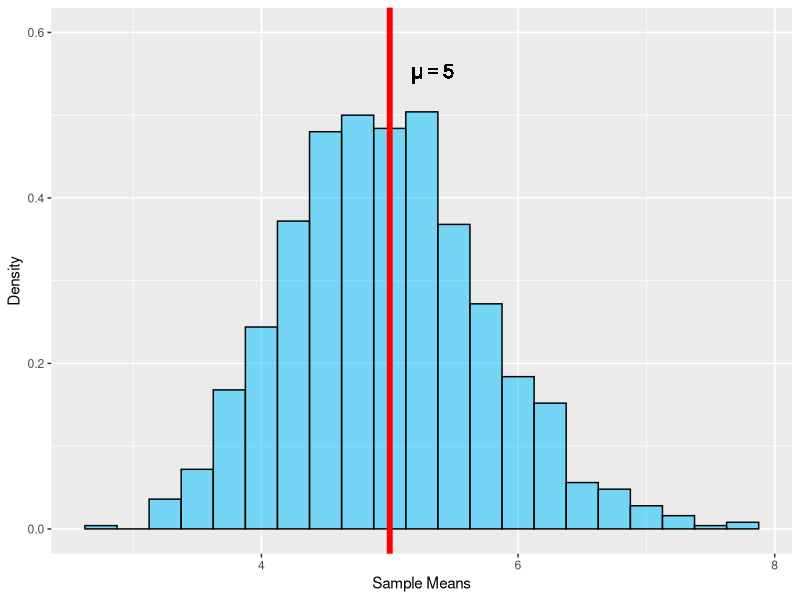
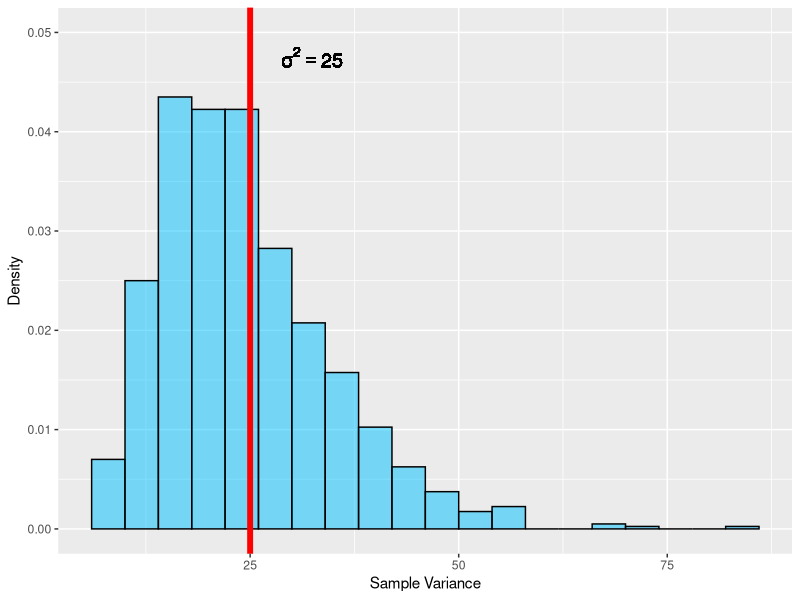
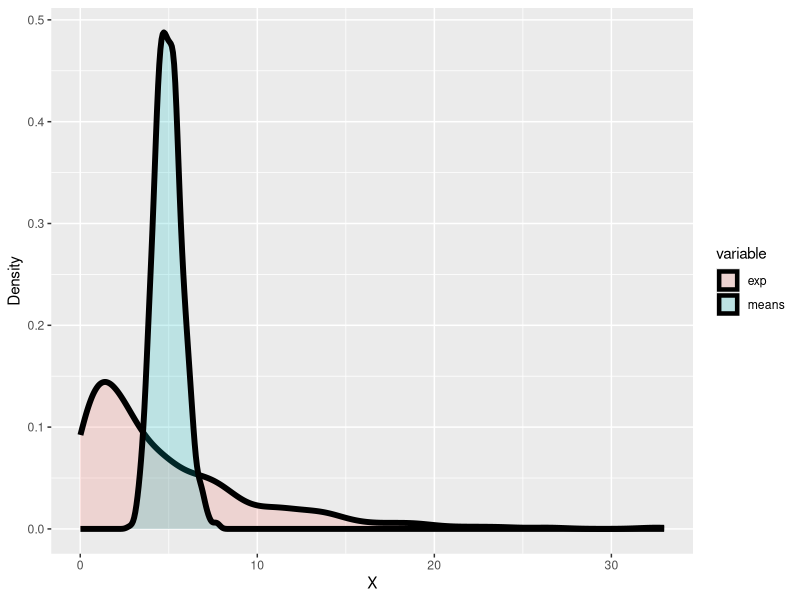
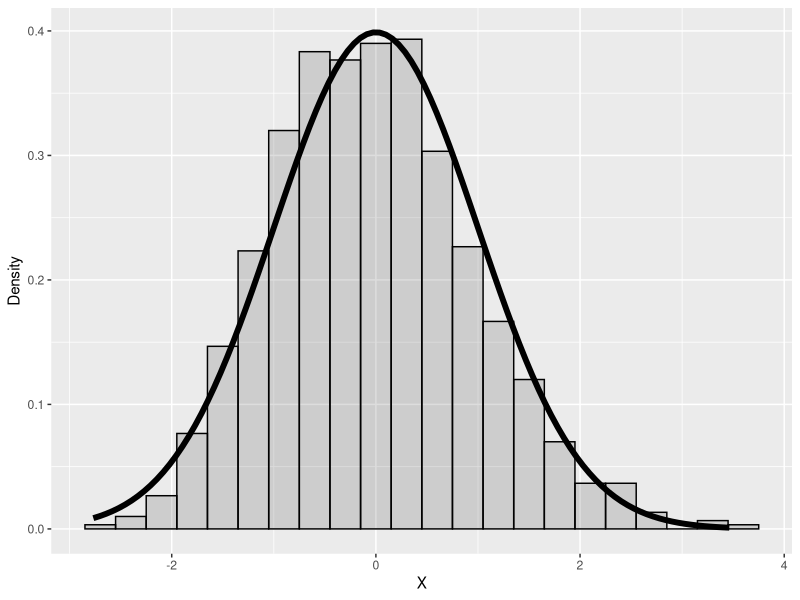
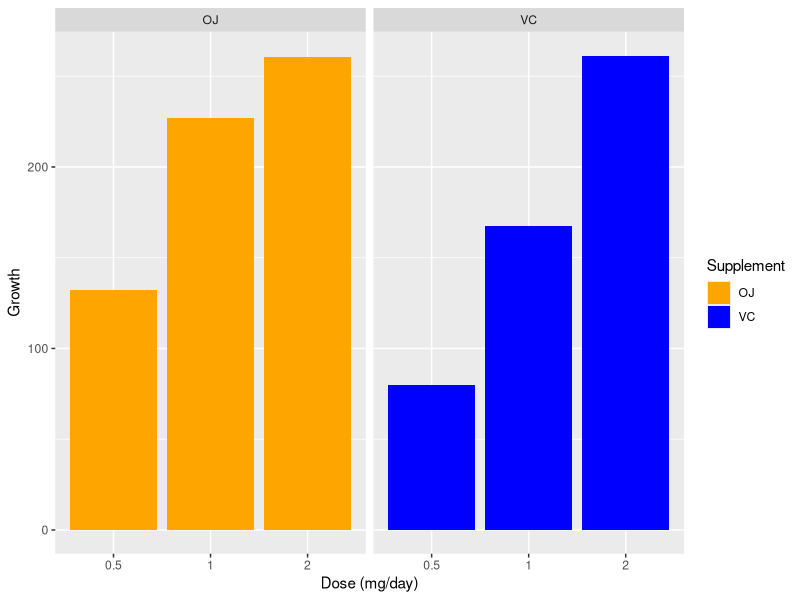

Write R code to recreate these figures, in order.
## ---- chunk 1
set.seed(1234)
lambda <- 0.2
n <- 40
nosim <- 1000
expMatrix <- matrix(rexp(n*nosim, rate = lambda), nrow = nosim)
mns <- apply(expMatrix, 1, mean)
sds <- apply(expMatrix, 1, sd)
## ---- chunk 2
library(ggplot2)
## Create a density histogram for the mean data
g <- ggplot(data.frame(mns = mns), aes(x = mns)) + geom_histogram(aes(y = ..density..), colour = "black", fill = "deepskyblue1", binwidth = 0.25, alpha = 0.5) + ylim(0,0.6) + labs(x = "Sample Means", y = "Density")
## add a vertical line at the theoretical mean = 5
g <- g + geom_vline(xintercept = 5, colour = "red", size = 2) + 
    geom_text(aes(x = 5, y = 0.55), label = expression(mu==5), hjust = -0.5, size = 5)
g
## ---- chunk 3
## create a density histogram for the variance data
g2 <- ggplot(data.frame(var = sds ^ 2), aes(x = var)) + geom_histogram(aes(y = ..density..), colour = "black", fill = "deepskyblue1", binwidth = 4, alpha = 0.5)  + labs(x = "Sample Variance", y = "Density") + ylim(0, 0.05)
## add a vertical line at the theoretical variance = 25
g2 <- g2 + geom_vline(xintercept = 25, colour = "red", size = 2) + 
    geom_text(aes(x = 25, y = 0.0475), label = expression(sigma^{2}==25), hjust = -0.5, size = 5)
g2
## ---- chunk 4
library(reshape2)
df <- data.frame(exp = rexp(nosim, lambda), means = mns)
df <- melt(df)
g3 <- ggplot(df, aes(x = value, fill = variable)) + geom_density(alpha = 0.2, size = 2) + labs(x = "X", y = "Density")
g3
## ---- chunk 5
# normalise the data using variables from the population
cltFunc = function(x, n) sqrt(n) * (mean(x) - 5) / 5
df2 <- data.frame(x = apply(expMatrix, 1, cltFunc, 40))
g4 <- ggplot(df2, aes(x = x)) + geom_histogram(aes(y = ..density..), alpha = 0.2, binwidth = 0.3, colour = "black") + labs(x = "X", y = "Density")
g4 <- g4 + stat_function(fun = dnorm, size = 2)
g4
## ---- chunk 6
library(datasets)
data("ToothGrowth")
str(ToothGrowth)
## ---- chunk 7
library(dplyr)
sumTG <- ToothGrowth %>% group_by(supp, dose) %>% summarise(Growth = sum(len))
g5 <- ggplot(sumTG, aes(x = as.factor(dose), y = Growth, fill = supp)) + geom_bar(stat = "identity")
g5 <- g5 + facet_grid(. ~ supp) + 
    scale_fill_manual(values = c("orange", "blue")) + 
    labs(x = "Dose (mg/day)", y = "Growth", fill = "Supplement")
g5
## ---- chunk 8
g1 <- filter(ToothGrowth, supp == "OJ")$len
g2 <- filter(ToothGrowth, supp == "VC")$len
t.test(g1, g2, paired = FALSE, var.equal = FALSE)$p.value
t.test(g1, g2, paired = FALSE, var.equal = FALSE)$conf.int
## ---- chunk 9
# split the 0.5mg and 1mg doses from the 2mg dose
lowDose1 <- g1[1:20]
lowDose2 <- g2[1:20]
t.test(lowDose1, lowDose2, paired = FALSE, var.equal = FALSE)$p.value
t.test(lowDose1, lowDose2, paired = FALSE, var.equal = FALSE)$conf
# test the 2mg dose group
highDose1 <- g1[21:30]
highDose2 <- g2[21:30]
t.test(highDose1, highDose2, paired = FALSE, var.equal = FALSE)$p.value
t.test(highDose1, highDose2, paired = FALSE, var.equal = FALSE)$conf
